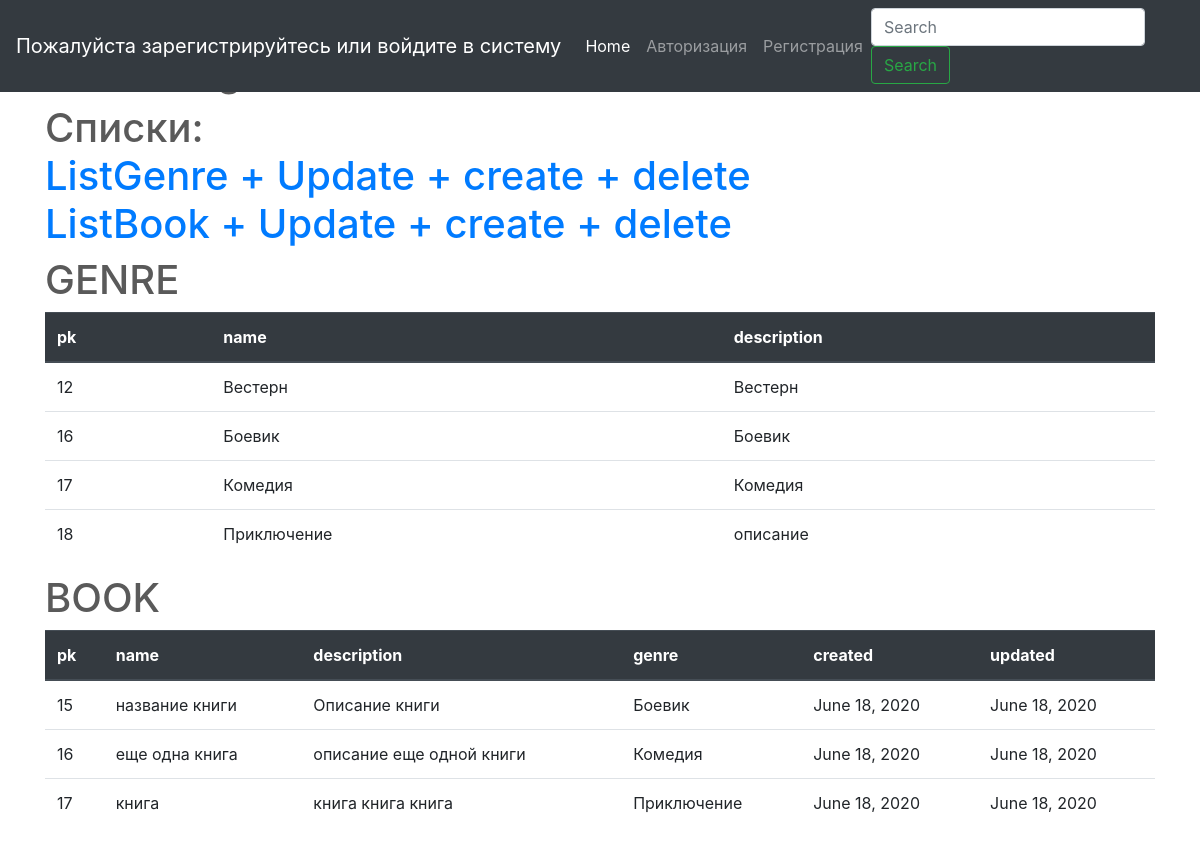
/test/, run on an earlier commit of the app's database.
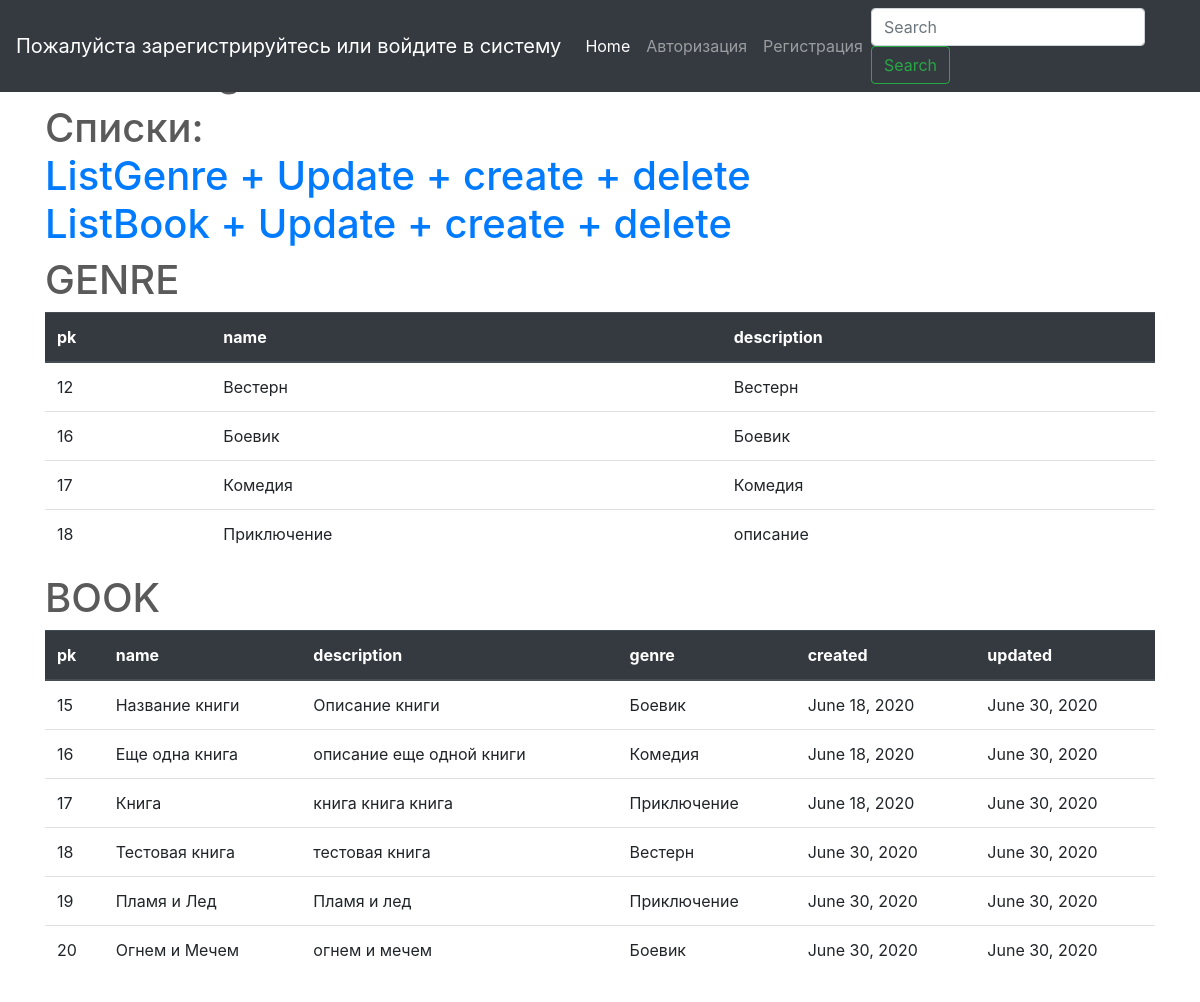
And on a later commit of the database.
### testapp/models.py (models this page shows, shortened)
class Genre(models.Model):
    name = models.CharField(verbose_name='Название жанра', max_length=100)
    description = models.TextField(verbose_name='Описание жанра', null=True, blank=True)
    def __str__(self):
        return self.name

class Book(models.Model):
    name = models.CharField(
        verbose_name='Название Книги', max_length=200
        )
    description = models.TextField(
        verbose_name='Описание Книги', null=True, blank=True
        )
    genre = models.ForeignKey(
        Genre, on_delete=models.PROTECT, verbose_name='Жанр Книги',
        )
    writer = models.ManyToManyField(
        Writer)
    created = models.DateField(
        verbose_name='Создано', auto_now=False, auto_now_add=True
        )
    updated = models.DateField(
        verbose_name='Изменено', auto_now=True, auto_now_add=False
        )
    book_image = models.ImageField(
        verbose_name='Изображение книги', upload_to='profile', null=True, blank=True
        )

### testapp/views.py (the view)
# urls.py: path('test/', test),
def test(request):
    genre = Genre.objects.all()
    books = Book.objects.all()
    context = {'genre': genre, 'books': books}
    return render(request, template_name='testapp/test.html', context= context)

### testapp/templates/testapp/test.html (shortened to what this page needs)
{% extends 'base.html' %}
{% load static %}
{% block body %}
<div class="container">
<h1>Home Page</h1>
</div>
<div class="container">
<h1> Списки:</h><br>
    <a href="/listgenre/"> ListGenre + Update + create + delete</a><br>
    <a href="/listbook/"> ListBook + Update + create + delete</a><br>
    <h1>GENRE</h1>
     <table class="table">
     <thead class="thead-dark">
     <tr>
     <th>pk</th><th>name</th><th>description</th>
     </tr>
     </thead>
     {% for genre in genre  %}
        <tr>
            <td>{{genre.pk}}</td><td>{{genre.name}}</td><td>{{genre.description}}</td>
        </tr>
     {% endfor %}
     </table>
     <h1>BOOK</h1>
     <table class="table">
     <thead class="thead-dark">
     <tr>
     <th>pk</th><th>name</th><th>description</th><th>genre</th><th>created</th><th>updated</th>
     </tr>
     </thead>
     {% for book in books  %}
        <tr>
            <td>{{book.pk}}</td>
            <td>{{book.name}}</td>
            <td>{{book.description}}</td>
            <td>{{book.genre}}</td>
            <td>{{book.created}}</td>
            <td>{{book.updated}}</td>
        </tr>
     {% endfor %}
     </table>
</div>
{% endblock body %}

What changed in the data, as far as the page shows it:
changed Book "Описание книги": name "название книги" → "Название книги"; updated "June 18, 2020" → "June 30, 2020"
changed Book "описание еще одной книги": name "еще одна книга" → "Еще одна книга"; updated "June 18, 2020" → "June 30, 2020"
changed Book "книга книга книга": name "книга" → "Книга"; updated "June 18, 2020" → "June 30, 2020"
added Book: pk "18", name "Тестовая книга", description "тестовая книга", genre "Вестерн", created "June 30, 2020", updated "June 30, 2020"
added Book: pk "19", name "Пламя и Лед", description "Пламя и лед", genre "Приключение", created "June 30, 2020", updated "June 30, 2020"
added Book: pk "20", name "Огнем и Мечем", description "огнем и мечем", genre "Боевик", created "June 30, 2020", updated "June 30, 2020"
